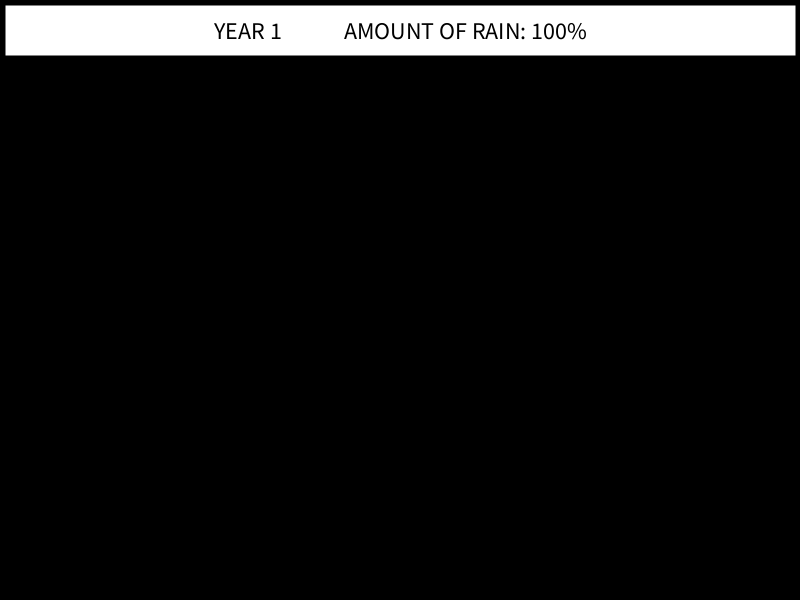
Frame 1 (no input)
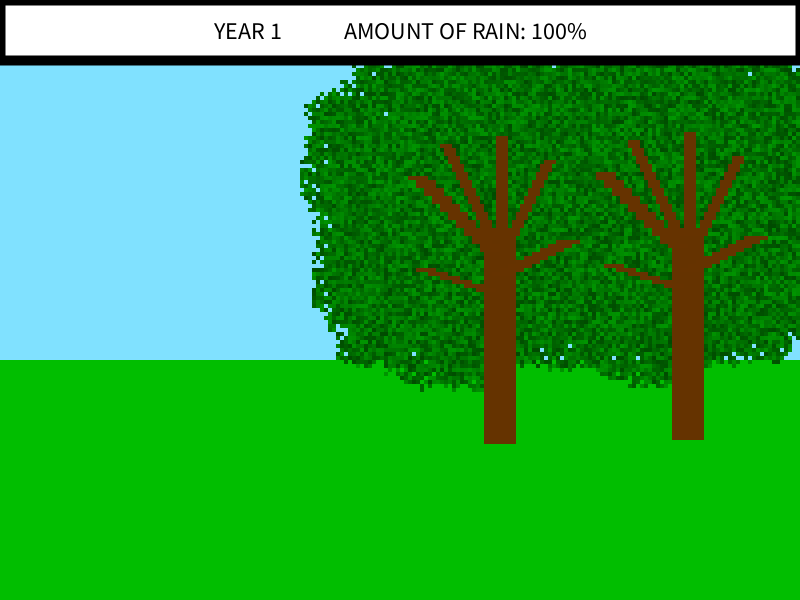
Frame 60 (the mouse pressed at the canvas centre just before this capture)
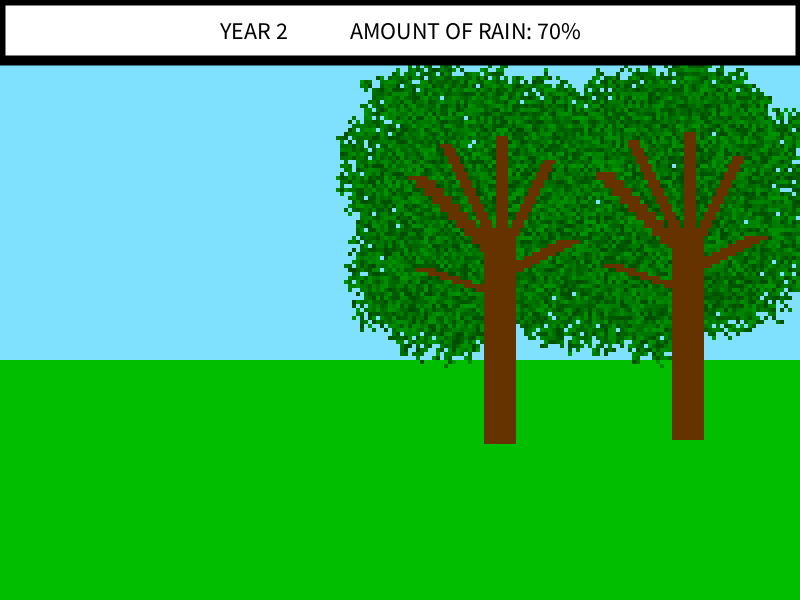
Frame 120 (the mouse held since frame 60 and released just before this capture)

The Processing sketch that drew these frames (run headless with seeded random() and noise(); from frame 60 on, the mouse is pressed at the canvas centre):

// Processing sketch: Rain_And_Drought
// ── Rain_And_Drought.pde
//Title: Rain in the Forest
//Name: Sophia Xie
//Teacher: Mr. Schattman
//Course: ICS4UI
//Last Modified: 12/16/2020

//CHANGEABLE VARIABLES
int n = 200; //choose either 200 (bigger trees) or 400 (smaller trees)
//n = 200 runs much smoother.
//any n value above 125 works, however, because of processing's rounding errors, the animation is blurry.
int numTrees = 2; //if n = 200, 5 or less recommended; if n = 400, 25 or less recommended
//my personal favourite is n = 200 and numTrees = 1
String rainfallPattern = "decreasing"; //"increasing", "decreasing", or "constant"
float amountOfRain = 5; //(initial amount) scale from 1 to 5, 5 being the max rain
float framesPerSecond = 60; //recommend between 10 and 60

//COLOURS
//NOTES:
// 1. No two colours can be the same.
// 2. None of the colours can only have green (i.e. 0 red, some green, 0 blue).
// 3. For the most realistic simulation, keep the branchColour and trunkColour as close as possible.
color skyColour = color(128, 225, 255);
color rainColour = color(2, 0, 185);
color branchColour = color(102, 51, 0);
color trunkColour = color(101, 51, 0);
color grassColour = color(1, 190, 0);

//DO NOT CHANGE THESE
int loopNumber = 0;
float probabilityOfRain;

int[] xTree = new int[numTrees];
int[] yTree = new int[numTrees];

color[][] cells = new color[n][n];
color[][] cellsNext = new color[n][n];

int[][] ySpeeds = new int[n][n];
int[][] ySpeedsNext = new int[n][n];

float cellSize;
boolean rainOnScreen;

void setup() {
  size(800, 600);
  frameRate(framesPerSecond);
  cellSize = float(width)/n;
  noStroke();

  //increase or decrease amount of rain each subsequent year, if necessary
  if (loopNumber > 0) {
    if (rainfallPattern == "increasing") {
      amountOfRain = 1.3*amountOfRain;
    } else if (rainfallPattern == "decreasing") {
      amountOfRain = 0.7*amountOfRain;
    }
  }

  if (amountOfRain > 5) {
    amountOfRain = 5; //5 is the maximum
  }

  probabilityOfRain = pow(0.2*amountOfRain, 2);

  if (loopNumber==0) { //if this is the first loop
    for (int i=0; i<numTrees; i++) { //give trees random locations within a certain range
      xTree[i] = round(random(26, n-17));
      yTree[i] = round(random(0.45*n+10, 0.7*n));
    }
  }

  firstRainGeneration(); //create the raindrops
}

//creating the raindrops
void firstRainGeneration() {
  //for the cells in the first 10 rows
  for (int i=0; i<10; i++) {
    for (int j=0; j<n; j++) {

      //determine what colour to make cell (i,j) based on amount of rain
      float randomNum = random(0, 1);

      if (randomNum <= probabilityOfRain) {
        cells[i][j] = rainColour;
        ySpeeds[i][j] = 1;
      } else {
        cells[i][j] = skyColour;
        ySpeeds[i][j] = 0;
      }
    }
  }
}

void scrubNext() {
  cellsNext = new color[n][n];
  ySpeedsNext = new int[n][n];
  //deletes previous raindrops
}

void setNextRainGeneration() {
  scrubNext();

  //for every cell
  for (int i=0; i<n; i++) {
    for (int j=0; j<n; j++) {

      //if the cell is a raindrop
      if (cells[i][j] == rainColour) {
        try {
          int iNext = i + ySpeeds[i][j]; //next row is current row + vertical speed
          cellsNext[iNext][j] = rainColour; //column remains the same
          if (i<0.6*n) { //if raindrop is not well into the grass yet
            ySpeedsNext[iNext][j] = ySpeeds[i][j] + round(random(0, 1));
            //there is a 50% chance of increasing the vertical speed by 1
            //this offsets to raindrops to make them look more realistic
          } else {
            cellsNext[iNext][j] = 0; //otherwise, delete the raindrop
          }
        }
        catch (Exception e) {
        }
      }

      if (cellsNext[i][j] != rainColour) { //if the cell is not a raindrop
        if (i<0.45*n) {
          cellsNext[i][j] = skyColour; //draw sky in top portion of screen
        } else {
          cellsNext[i][j] = grassColour; //draw grass in bottom portion of screen
        }
      }
    }
  }
}

void copyNextGenToCurrentGen() {
  for (int i=0; i<n; i++) {
    for (int j=0; j<n; j++) {
      cells[i][j] = cellsNext[i][j];
      ySpeeds[i][j] = ySpeedsNext[i][j];
    }
  }
}

//
void setNextLeavesGeneration() {
  for (int i=0; i<n; i++) {
    for (int j=0; j<n; j++) {
      int leafNeighbours = countGreenNeighbours(i, j);

      //if the cell is neighbouring at least one leaf or branch
      if (leafNeighbours >=1) {
        float random = random(0, 1);
        if (random < probabilityOfRain/2) { //probability of that cell becoming a leaf depends on amount of rain
          if (cells[i][j] == skyColour || cells[i][j] == grassColour) { //if the cell is either part of the sky or grass
            cellsNext[i][j] = color(0, round(random(75, 150)), 0); //turns into any shade of medium green
          }
        }
      }
    }
  }
}

int countGreenNeighbours(int row, int col) {
  int count = 0;

  for (int a=-1; a<=1; a++) {
    for (int b=-1; b<=1; b++) {
      try {
        if (cells[row+a][col+b] == branchColour && (a!=0 || b!=0) || (red(cells[row+a][col+b])==0 && green(cells[row+a][col+b])>0 
          && blue(cells[row+a][col+b])==0 && (a!=0 || b!=0))) { //if the neighbouring cell is either leaf-green or a branch
          count++;
        }
      }
      catch (Exception e) {
      }
    }
  }
  return count;
}

void drawTree() {
  //hard-coded values for the trees; can be in different locations but always the same size and shape
  for (int i=0; i<numTrees; i++) { //for each tree
  
    //trunk
    for (int x=xTree[i]-7; x<=xTree[i]; x++) {
      for (int y=yTree[i]-50; y<=yTree[i]; y++) {
        cellsNext[y][x] = trunkColour;
        ;
      }
    }
    
    //top branch
    for (int x=xTree[i]-4; x<=xTree[i]-2; x++) {
      for (int y=yTree[i]-76; y<=yTree[i]-51; y++) {
        cellsNext[y][x] = branchColour;
      }
    }

    //top right branch
    int a = 0;
    for (int y=yTree[i]-70; y<=yTree[i]-51; y++) {
      for (int x=xTree[i]+8+a; x<=xTree[i]+10+a; x++) {
        cellsNext[y][x] = branchColour;
      }
      if (y%2==0) {
        a-=1;
      }
    }

    //top left branch
    int b = 0;
    for (int y=yTree[i]-74; y<=yTree[i]-51; y++) {
      for (int x=xTree[i]-18+b; x<=xTree[i]-16+b; x++) {
        cellsNext[y][x] = branchColour;
      }
      if (y%2==0) {
        b+=1;
      }
    }

    //middle left branch
    int c = 0;
    for (int y=yTree[i]-66; y<=yTree[i]-48; y++) {
      for (int x=xTree[i]-26+c; x<=xTree[i]-22+c; x++) {
        cellsNext[y][x] = branchColour;
      }
      if (y%2==0) {
        c+=2;
      }
    }

    //bottom right branch
    int d = 0;
    for (int y=yTree[i]-50; y<=yTree[i]-42; y++) {
      for (int x=xTree[i]+11+d; x<=xTree[i]+16+d; x++) {
        cellsNext[y][x] = branchColour;
      }
      d-=2;
    }

    //bottom left branch
    int e = 0;
    for (int y=yTree[i]-43; y<=yTree[i]-38; y++) {
      for (int x=xTree[i]-24+e; x<=xTree[i]-20+e; x++) {
        cellsNext[y][x] = branchColour;
      }
      e+=3;
    }
  }
}

void checkRain() {
  //see if there is still rain on the screen
  //used to determine when to switch to Tree Growth phase

  rainOnScreen = false;
  for (int i=0; i<n; i++) {
    for (int j=0; j<n; j++) {
      if (cells[i][j] == rainColour) {
        rainOnScreen = true;
      }
    }
  }
}

void drawMessage() {
  fill(255);
  strokeWeight(10);
  stroke(0);
  rect(0, 0, 800, 60);
  noStroke();
  fill(0);
  textSize(24);
  textAlign(CENTER);

  int percentRain = round((amountOfRain/5)*100); //convert fraction to percentage
  if (percentRain > 100) {
    percentRain = 100; //cannot be more than 100
  }

  //message at top of screen
  text("YEAR " + int(loopNumber+1) + "             AMOUNT OF RAIN: " + percentRain + "%", 400, 39);

  //let the user know if they're reached the maximum or minimum amount of rain
  textSize(14);
  if (percentRain == 100 && rainfallPattern == "increasing") {
    text("Maximum amount of rain reached.", 650, 10, 140, 60);
  } else if (percentRain == 0 && rainfallPattern == "decreasing") {
    text("Minimum amount of rain reached.", 650, 10, 140, 60);
  }
}

void draw() {

  //draws all the cells to the screen
  float yCoor = 0;

  for (int i=0; i<n; i++) {
    for (int j=0; j<n; j++) {
      float xCoor = j*cellSize;
      fill(cells[i][j]);
      rect(xCoor, yCoor, cellSize, cellSize);
      if (cells[i][j] == rainColour) { //raindrops are drawn as vertical rectangles
        rect(xCoor, yCoor-cellSize*2, cellSize, cellSize*2);
      }
    }

    yCoor+=cellSize;
  }

  checkRain();
  if (frameCount%60==0) { //when the loop resets, start drawing rain onto the screen
    rainOnScreen=true;
  }

  if (rainOnScreen==true) { //rainfall phase
    setNextRainGeneration();
  } else { //tree growth phase
    frameRate(round(0.6*framesPerSecond)); //slow down frame rate
    setNextLeavesGeneration();
  }

  drawTree();
  drawMessage();
  copyNextGenToCurrentGen();

  if (frameCount%60==0) {
    loopNumber += 1; //years increase by 1
    delay(1500); //pause to show how big the tree(s) grew
    setup(); //restarts the simulation, changing the amount of rain if necessary
  }
}
